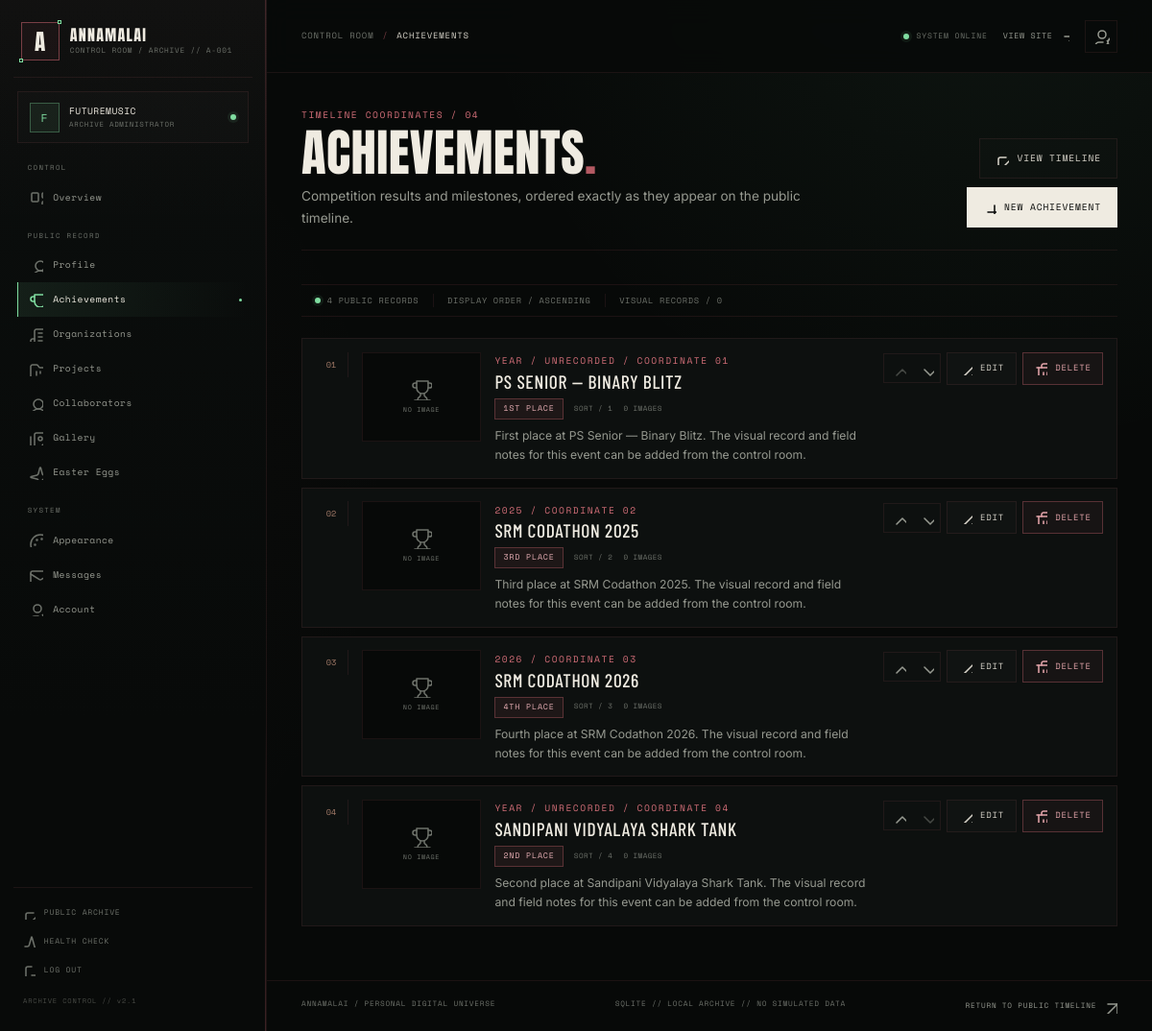
The app's page /admin/achievements (signed in) with its own data.
### models.py (models this page shows, shortened)
class TimestampMixin:
    created_at = db.Column(db.DateTime(timezone=True), default=utcnow, nullable=False)
    updated_at = db.Column(
        db.DateTime(timezone=True), default=utcnow, onupdate=utcnow, nullable=False
    )

class SiteSettings(TimestampMixin, db.Model):
    __tablename__ = "site_settings"
    id = db.Column(db.Integer, primary_key=True)
    site_title = db.Column(db.String(120), nullable=False, default="ANNAMALAI")
    site_subtitle = db.Column(
        db.String(160), nullable=False, default="PERSONAL DIGITAL UNIVERSE"
    )
    archive_code = db.Column(db.String(60), nullable=False, default="ARCHIVE // A-001")
    meta_description = db.Column(
        db.Text,
        default="The personal digital universe of Annamalai — projects, achievements, teams, people and memories.",
    )
    hero_kicker = db.Column(
        db.String(180), nullable=False, default="PERSONAL ARCHIVE / TIMELINE A-001"
    )
    hero_line_1 = db.Column(
        db.String(180), nullable=False, default="EVERY TIMELINE HAS A STORY."
    )
    hero_line_2 = db.Column(db.String(180), nullable=False, default="THIS ONE IS MINE.")
    hero_description = db.Column(
        db.Text,
        default="Developer. Creator. Collaborator. Always building something beyond the ordinary.",
    )
    hero_background = db.Column(db.String(255), default="")
    about_heading = db.Column(db.String(180), nullable=False, default="MORE THAN JUST CODE.")
    about_note = db.Column(
        db.String(240), default="a living archive, not a finished story."
    )
    achievements_heading = db.Column(
        db.String(180), nullable=False, default="MARKS ON THE TIMELINE."
    )
    achievements_intro = db.Column(
        db.Text, default="Coordinates where effort became a result."
    )
    teams_heading = db.Column(
        db.String(220),
        nullable=False,
        default="THE PEOPLE AND TEAMS BEHIND THE WORK.",
    )
    teams_intro = db.Column(
        db.Text, default="Organizations, roles, and the shared work that shapes the archive."
    )
    projects_heading = db.Column(
        db.String(220), nullable=False, default="THINGS I BROUGHT INTO EXISTENCE."
    )
    projects_intro = db.Column(
        db.Text, default="A record of ideas that became real, and the work still in motion."
    )
    people_heading = db.Column(
        db.String(220), nullable=False, default="THE PEOPLE IN MY TIMELINE."
    )
    people_intro = db.Column(
        db.Text, default="Collaborators, builders, and the company that makes the work matter."
    )
    gallery_heading = db.Column(
        db.String(180), nullable=False, default="FRAGMENTS OF MEMORY."
    )
    gallery_intro = db.Column(
        db.Text, default="A visual archive of moments, milestones and the spaces between."
    )
    control_heading = db.Column(
        db.String(220), nullable=False, default="THE ARCHIVE CONTROL SYSTEM."
    )
    control_intro = db.Column(
        db.Text,
        default="A live interface into the records that power this universe. Every control is real.",
    )
    contact_heading = db.Column(
        db.String(180), nullable=False, default="SEND A SIGNAL."
    )
    contact_intro = db.Column(
        db.Text,
        default="Have a project, an idea, or a timeline worth crossing? The archive is listening.",
    )
    footer_note = db.Column(
        db.String(255),
        default="NOT JUST A PORTFOLIO. A TIMELINE OF EVERYTHING I AM BUILDING.",
    )
    footer_hint = db.Column(
        db.String(255), default="SOME RECORDS ARE HIDDEN. THE ARCHIVE REWARDS ATTENTION."
    )
    color_bg = db.Column(db.String(9), default="#080909")
    color_panel = db.Column(db.String(9), default="#0D100F")
    color_text = db.Column(db.String(9), default="#EEEAE0")
    color_muted = db.Column(db.String(9), default="#AAA99F")
    color_red = db.Column(db.String(9), default="#A84D56")
    color_copper = db.Column(db.String(9), default="#A27A68")
    color_green = db.Column(db.String(9), default="#397B5A")
    color_green_light = db.Column(db.String(9), default="#B1E7BE")
    color_highlight = db.Column(db.String(9), default="#D6A37E")
    show_about = db.Column(db.Boolean, default=True, nullable=False)
    show_achievements = db.Column(db.Boolean, default=True, nullable=False)
    show_teams = db.Column(db.Boolean, default=True, nullable=False)
    show_projects = db.Column(db.Boolean, default=True, nullable=False)
    show_people = db.Column(db.Boolean, default=True, nullable=False)
    show_gallery = db.Column(db.Boolean, default=True, nullable=False)
    show_control = db.Column(db.Boolean, default=True, nullable=False)
    show_contact = db.Column(db.Boolean, default=True, nullable=False)
    animations_enabled = db.Column(db.Boolean, default=True, nullable=False)
    grain_enabled = db.Column(db.Boolean, default=True, nullable=False)
    scanlines_enabled = db.Column(db.Boolean, default=True, nullable=False)
    @classmethod
    def load(cls) -> "SiteSettings":
        settings = db.session.query(cls).order_by(cls.id.asc()).first()
        if settings is None:
            settings = cls()
            db.session.add(settings)
            db.session.commit()
        return settings

class Admin(UserMixin, TimestampMixin, db.Model):
    __tablename__ = "admins"
    id = db.Column(db.Integer, primary_key=True)
    username = db.Column(db.String(40), unique=True, nullable=False, index=True)
    password_hash = db.Column(db.String(255), nullable=False)
    must_change_password = db.Column(db.Boolean, default=True, nullable=False)
    last_login_at = db.Column(db.DateTime(timezone=True))

class Achievement(TimestampMixin, db.Model):
    __tablename__ = "achievements"
    id = db.Column(db.Integer, primary_key=True)
    title = db.Column(db.String(180), nullable=False)
    position = db.Column(db.String(80), nullable=False, default="")
    year = db.Column(db.String(20), default="")
    description = db.Column(db.Text, default="")
    certificate_image = db.Column(db.String(255), default="")
    event_image = db.Column(db.String(255), default="")
    sort_order = db.Column(db.Integer, default=0, nullable=False, index=True)

### routes/admin.py (the view)
@admin_bp.route("/achievements")
def achievements():
    items = Achievement.query.order_by(
        Achievement.sort_order.asc(), Achievement.id.asc()
    ).all()
    return render_template("admin/achievements.html", achievements=items)

### templates/admin/achievements.html
{% extends "admin/base.html" %}
{% from "macros/ui.html" import icon %}
{% from "admin/_macros.html" import confirm_form, move_form, move_down_form, empty_state %}
{% block page_title %}Achievements{% endblock %}
{% block content %}
<header class="admin-page-head">
  <div>
    <span class="admin-kicker">TIMELINE COORDINATES / {{ "%02d"|format(achievements|length) }}</span>
    <h1>ACHIEVEMENTS<span aria-hidden="true">.</span></h1>
    <p>Competition results and milestones, ordered exactly as they appear on the public timeline.</p>
  </div>
  <div class="admin-page-actions">
    <a class="admin-btn admin-btn--ghost" href="{{ url_for('main.index') }}#achievements" target="_blank" rel="noopener">{{ icon('external-link') }}<span>VIEW TIMELINE</span></a>
    <a class="admin-btn admin-btn--primary" href="{{ url_for('admin.achievement_new') }}">{{ icon('plus') }}<span>NEW ACHIEVEMENT</span></a>
  </div>
</header>
<div class="admin-index-bar">
  <span><i class="admin-live-dot"></i> {{ achievements|length }} PUBLIC RECORD{{ '' if achievements|length == 1 else 'S' }}</span>
  <span>DISPLAY ORDER / ASCENDING</span>
  <span>VISUAL RECORDS / {{ achievements|selectattr('certificate_image')|list|length + achievements|selectattr('event_image')|list|length }}</span>
</div>
{% if achievements %}
<div class="admin-record-list">
  {% for achievement in achievements %}
  <article class="admin-record">
    <span class="admin-record__order">{{ "%02d"|format(loop.index) }}</span>
    <div class="admin-record__media">
      {% if achievement.certificate_image or achievement.event_image %}
      <img src="{{ url_for('main.uploaded_file', filename=achievement.certificate_image or achievement.event_image) }}" alt="{{ achievement.title }} visual record" loading="lazy" decoding="async">
      {% else %}
      <span class="admin-record__placeholder">{{ icon('trophy') }}<em>NO IMAGE</em></span>
      {% endif %}
    </div>
    <div class="admin-record__body">
      <span class="admin-kicker">{{ achievement.year or 'YEAR / UNRECORDED' }} / COORDINATE {{ "%02d"|format(loop.index) }}</span>
      <h2>{{ achievement.title }}</h2>
      <div class="admin-record__meta">
        <span class="admin-pill{% if achievement.position %} admin-pill--signal{% endif %}">{{ achievement.position or 'POSITION UNRECORDED' }}</span>
        <span>SORT / {{ achievement.sort_order }}</span>
        <span>{{ (1 if achievement.certificate_image else 0) + (1 if achievement.event_image else 0) }} IMAGE{{ '' if ((1 if achievement.certificate_image else 0) + (1 if achievement.event_image else 0)) == 1 else 'S' }}</span>
      </div>
      {% if achievement.description %}<p>{{ achievement.description|truncate(180, True, '…') }}</p>{% else %}<p class="admin-muted">No field notes recorded.</p>{% endif %}
    </div>
    <div class="admin-record__actions">
      <div class="admin-move-group" aria-label="Reorder {{ achievement.title }}">
        {{ move_form(url_for('admin.achievement_move', achievement_id=achievement.id, direction='up'), 'Move ' ~ achievement.title ~ ' up', loop.first) }}
        {{ move_down_form(url_for('admin.achievement_move', achievement_id=achievement.id, direction='down'), 'Move ' ~ achievement.title ~ ' down', loop.last) }}
      </div>
      <a class="admin-btn admin-btn--ghost admin-btn--sm" href="{{ url_for('admin.achievement_edit', achievement_id=achievement.id) }}">{{ icon('pencil') }} EDIT</a>
      {{ confirm_form(url_for('admin.achievement_delete', achievement_id=achievement.id), 'Delete the achievement record “' ~ achievement.title ~ '” and both attached images? This cannot be undone.', 'DELETE') }}
    </div>
  </article>
  {% endfor %}
</div>
{% else %}
{{ empty_state('NO ACHIEVEMENTS RECORDED.', 'The public timeline will show an empty archive until the first record is created.', url_for('admin.achievement_new'), 'CREATE FIRST ACHIEVEMENT', 'trophy') }}
{% endif %}
{% endblock %}

### templates/admin/base.html (shortened to what this page needs)
{% from "macros/ui.html" import icon %}
{% macro nav_link(endpoint, label, icon_name, prefix=None, extra=None, badge=None) -%}
  {% set current = request.endpoint or '' %}
  {% set active = current == endpoint or (prefix is not none and current.startswith(prefix)) or (extra is not none and current == extra) %}
  <a href="{{ url_for(endpoint) }}" class="admin-nav__link{% if active %} is-active{% endif %}" {% if active %}aria-current="page"{% endif %}>
    {{ icon(icon_name) }}
    <span>{{ label }}</span>
  </a>
{%- endmacro %}
<!doctype html>
<html lang="en">
<head>
  <link rel="stylesheet" href="{{ url_for('static', filename='fonts/fonts.css') }}">
  <link rel="stylesheet" href="{{ url_for('static', filename='css/admin.css') }}">
</head>
<body class="admin-body">
  <div class="admin-shell">
    <aside class="admin-sidebar" id="admin-sidebar" aria-label="Control room navigation">
      <div class="admin-brand">
        <span class="admin-brand__sigil" aria-hidden="true"><b>A</b><i></i><i></i></span>
        <div class="admin-brand__copy">
          <strong>{{ site.site_title }}</strong>
          <span>CONTROL ROOM / {{ site.archive_code }}</span>
        </div>
      </div>
      <div class="admin-identity">
        <span class="admin-identity__initial" aria-hidden="true">{{ (current_admin.username[:1] if current_admin else 'A')|upper }}</span>
        <div>
          <strong>{{ current_admin.username if current_admin else 'ADMINISTRATOR' }}</strong>
          <span>ARCHIVE ADMINISTRATOR</span>
        </div>
        <span class="admin-live-dot" title="Session active" aria-label="Session active"></span>
      </div>
      <nav class="admin-nav">
        <span class="admin-nav__group">CONTROL</span>
        {{ nav_link('admin.dashboard', 'Overview', 'layout-dashboard') }}
        <span class="admin-nav__group">PUBLIC RECORD</span>
        {{ nav_link('admin.profile', 'Profile', 'user-round') }}
        {{ nav_link('admin.achievements', 'Achievements', 'trophy', prefix='admin.achievement') }}
        {{ nav_link('admin.organizations', 'Organizations', 'building-2', prefix='admin.organization') }}
        {{ nav_link('admin.projects', 'Projects', 'folder-kanban', prefix='admin.project') }}
        {{ nav_link('admin.collaborators', 'Collaborators', 'users-round', prefix='admin.collaborator') }}
        {{ nav_link('admin.gallery', 'Gallery', 'images', prefix='admin.gallery') }}
        {{ nav_link('admin.easter_eggs', 'Easter Eggs', 'sparkles', prefix='admin.easter_egg') }}
        <span class="admin-nav__group">SYSTEM</span>
        {{ nav_link('admin.appearance', 'Appearance', 'palette') }}
        {{ nav_link('admin.messages', 'Messages', 'mail', prefix='admin.message', badge=unread_count if unread_count else None) }}
        {{ nav_link('admin.account', 'Account', 'user-cog', extra='admin.change_password') }}
      </nav>
      <div class="admin-sidebar__foot">
        <a href="{{ url_for('main.index') }}" target="_blank" rel="noopener" class="admin-sidebar__link">{{ icon('external-link') }} PUBLIC ARCHIVE</a>
        <a href="{{ url_for('main.healthz') }}" target="_blank" rel="noopener" class="admin-sidebar__link">{{ icon('activity') }} HEALTH CHECK</a>
        <form action="{{ url_for('admin.logout') }}" method="post" class="admin-inline-form">
          <button type="submit" class="admin-sidebar__link admin-sidebar__link--logout">{{ icon('log-out') }} LOG OUT</button>
        </form>
        <span class="admin-sidebar__version">ARCHIVE CONTROL // v2.1</span>
      </div>
    </aside>
    <div class="admin-main">
      <header class="admin-topbar">
        <div class="admin-topbar__left">
          <div class="admin-breadcrumb">
            <span>CONTROL ROOM</span>
            <i aria-hidden="true">/</i>
            <strong>{% block page_title %}Overview{% endblock %}</strong>
          </div>
        </div>
        <div class="admin-topbar__right">
          <span class="admin-system"><i class="admin-live-dot" aria-hidden="true"></i> SYSTEM ONLINE</span>
          <a href="{{ url_for('main.index') }}" target="_blank" rel="noopener" class="admin-topbar__link">VIEW SITE {{ icon('arrow-up-right') }}</a>
          <a href="{{ url_for('admin.account') }}" class="admin-topbar__account" aria-label="Account settings" title="Account settings">{{ icon('user-cog') }}</a>
        </div>
      </header>
      <main class="admin-content" id="admin-content">
        {% block content %}{% endblock %}
      </main>
      <footer class="admin-footer">
        <span>ANNAMALAI / PERSONAL DIGITAL UNIVERSE</span>
        <span>SQLITE // LOCAL ARCHIVE // NO SIMULATED DATA</span>
        <a href="{{ url_for('main.index') }}">RETURN TO PUBLIC TIMELINE {{ icon('arrow-up-right') }}</a>
      </footer>
    </div>
  </div>
</body>
</html>

### templates/macros/ui.html (shortened to what this page needs)
{% macro icon(name, class_name='icon') -%}
<svg class="icon {{ class_name }}" aria-hidden="true" focusable="false"><use href="{{ url_for('static', filename='vendor/lucide-sprite.svg') }}#{{ name }}"></use></svg>
{%- endmacro %}

### templates/admin/_macros.html (shortened to what this page needs)
{% from "macros/ui.html" import icon %}
{% macro confirm_form(action, message, label='DELETE', class_name='admin-btn admin-btn--danger admin-btn--sm', icon_name='trash-2') -%}
<form action="{{ action }}" method="post" class="admin-inline-form" data-confirm="{{ message }}">
  <button type="submit" class="{{ class_name }}">{{ icon(icon_name) }}<span>{{ label }}</span></button>
</form>
{%- endmacro %}
{% macro move_form(action, label, disabled=False) -%}
<form action="{{ action }}" method="post" class="admin-inline-form">
  <button type="submit" class="admin-icon-btn" aria-label="{{ label }}" title="{{ label }}" {% if disabled %}disabled{% endif %}>{{ icon('chevron-up') }}</button>
</form>
{%- endmacro %}
{% macro move_down_form(action, label, disabled=False) -%}
<form action="{{ action }}" method="post" class="admin-inline-form">
  <button type="submit" class="admin-icon-btn" aria-label="{{ label }}" title="{{ label }}" {% if disabled %}disabled{% endif %}>{{ icon('chevron-down') }}</button>
</form>
{%- endmacro %}

### records on screen
SiteSettings: site_title "ANNAMALAI", archive_code "ARCHIVE // A-001"
Admin: username "F", username "FUTUREMUSIC"
Achievement: index "01", year "YEAR / UNRECORDED", title "PS SENIOR — BINARY BLITZ", position "1ST PLACE", sort_order "1", certificate_image+event_image "0", certificate_image+event_image "S", description "First place at PS Senior — Binary Blitz. The visual record and field notes for this event can be added from the control room.", label "DELETE"
Achievement: index "02", year "2025", title "SRM CODATHON 2025", position "3RD PLACE", sort_order "2", certificate_image+event_image "0", certificate_image+event_image "S", description "Third place at SRM Codathon 2025. The visual record and field notes for this event can be added from the control room.", label "DELETE"
Achievement: index "03", year "2026", title "SRM CODATHON 2026", position "4TH PLACE", sort_order "3", certificate_image+event_image "0", certificate_image+event_image "S", description "Fourth place at SRM Codathon 2026. The visual record and field notes for this event can be added from the control room.", label "DELETE"
Achievement: index "04", year "YEAR / UNRECORDED", title "SANDIPANI VIDYALAYA SHARK TANK", position "2ND PLACE", sort_order "4", certificate_image+event_image "0", certificate_image+event_image "S", description "Second place at Sandipani Vidyalaya Shark Tank. The visual record and field notes for this event can be added from the control room.", label "DELETE"

### other values on screen
{{ label }} "Overview Profile Achievements Organizations Projects Collaborators Gallery Easter Eggs Appearance Messages Account"
{{ "%02d"|format(achievements|length) }} "04"
{{ achievements|length }} "4"
{{ '' if achievements|length == 1 else 'S' }} "S"
